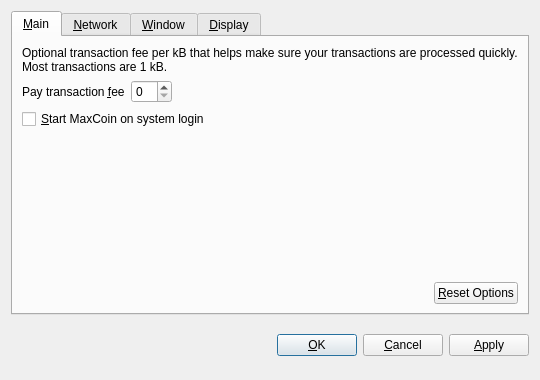
<?xml version="1.0" encoding="UTF-8"?>
<ui version="4.0">
 <class>OptionsDialog</class>
 <widget class="QDialog" name="OptionsDialog">
  <property name="geometry">
   <rect>
    <x>0</x>
    <y>0</y>
    <width>540</width>
    <height>380</height>
   </rect>
  </property>
  <property name="windowTitle">
   <string>Options</string>
  </property>
  <property name="modal">
   <bool>true</bool>
  </property>
  <layout class="QVBoxLayout" name="verticalLayout">
   <item>
    <widget class="QTabWidget" name="tabWidget">
     <property name="tabPosition">
      <enum>QTabWidget::North</enum>
     </property>
     <property name="currentIndex">
      <number>0</number>
     </property>
     <widget class="QWidget" name="tabMain">
      <attribute name="title">
       <string>&amp;Main</string>
      </attribute>
      <layout class="QVBoxLayout" name="verticalLayout_Main">
       <item>
        <widget class="QLabel" name="transactionFeeInfoLabel">
         <property name="text">
          <string>Optional transaction fee per kB that helps make sure your transactions are processed quickly. Most transactions are 1 kB.</string>
         </property>
         <property name="textFormat">
          <enum>Qt::PlainText</enum>
         </property>
         <property name="wordWrap">
          <bool>true</bool>
         </property>
        </widget>
       </item>
       <item>
        <layout class="QHBoxLayout" name="horizontalLayout_1_Main">
         <item>
          <widget class="QLabel" name="transactionFeeLabel">
           <property name="text">
            <string>Pay transaction &amp;fee</string>
           </property>
           <property name="textFormat">
            <enum>Qt::PlainText</enum>
           </property>
           <property name="buddy">
            <cstring>transactionFee</cstring>
           </property>
          </widget>
         </item>
         <item>
          <widget class="BitcoinAmountField" name="transactionFee"/>
         </item>
         <item>
          <spacer name="horizontalSpacer_1_Main">
           <property name="orientation">
            <enum>Qt::Horizontal</enum>
           </property>
           <property name="sizeHint" stdset="0">
            <size>
             <width>40</width>
             <height>20</height>
            </size>
           </property>
          </spacer>
         </item>
        </layout>
       </item>
       <item>
        <widget class="QCheckBox" name="bitcoinAtStartup">
         <property name="toolTip">
          <string>Automatically start MaxCoin after logging in to the system.</string>
         </property>
         <property name="text">
          <string>&amp;Start MaxCoin on system login</string>
         </property>
        </widget>
       </item>
       <item>
        <spacer name="verticalSpacer_Main">
         <property name="orientation">
          <enum>Qt::Vertical</enum>
         </property>
         <property name="sizeHint" stdset="0">
          <size>
           <width>20</width>
           <height>40</height>
          </size>
         </property>
        </spacer>
       </item>
       <item>
        <layout class="QHBoxLayout" name="horizontalLayout_2_Main">
         <item>
          <spacer name="horizontalSpacer_2_Main">
           <property name="orientation">
            <enum>Qt::Horizontal</enum>
           </property>
           <property name="sizeHint" stdset="0">
            <size>
             <width>40</width>
             <height>20</height>
            </size>
           </property>
          </spacer>
         </item>
         <item>
          <widget class="QPushButton" name="resetButton">
           <property name="toolTip">
            <string>Reset all client options to default.</string>
           </property>
           <property name="text">
            <string>&amp;Reset Options</string>
           </property>
           <property name="autoDefault">
            <bool>false</bool>
           </property>
          </widget>
         </item>
        </layout>
       </item>
      </layout>
     </widget>
     <widget class="QWidget" name="tabNetwork">
      <attribute name="title">
       <string>&amp;Network</string>
      </attribute>
      <layout class="QVBoxLayout" name="verticalLayout_Network">
       <item>
        <widget class="QCheckBox" name="mapPortUpnp">
         <property name="toolTip">
          <string>Automatically open the MaxCoin client port on the router. This only works when your router supports UPnP and it is enabled.</string>
         </property>
         <property name="text">
          <string>Map port using &amp;UPnP</string>
         </property>
        </widget>
       </item>
       <item>
        <widget class="QCheckBox" name="connectSocks">
         <property name="toolTip">
          <string>Connect to the MaxCoin network through a SOCKS proxy (e.g. when connecting through Tor).</string>
         </property>
         <property name="text">
          <string>&amp;Connect through SOCKS proxy:</string>
         </property>
        </widget>
       </item>
       <item>
        <layout class="QHBoxLayout" name="horizontalLayout_Network">
         <item>
          <widget class="QLabel" name="proxyIpLabel">
           <property name="text">
            <string>Proxy &amp;IP:</string>
           </property>
           <property name="textFormat">
            <enum>Qt::PlainText</enum>
           </property>
           <property name="buddy">
            <cstring>proxyIp</cstring>
           </property>
          </widget>
         </item>
         <item>
          <widget class="QValidatedLineEdit" name="proxyIp">
           <property name="maximumSize">
            <size>
             <width>140</width>
             <height>16777215</height>
            </size>
           </property>
           <property name="toolTip">
            <string>IP address of the proxy (e.g. 127.0.0.1)</string>
           </property>
          </widget>
         </item>
         <item>
          <widget class="QLabel" name="proxyPortLabel">
           <property name="text">
            <string>&amp;Port:</string>
           </property>
           <property name="textFormat">
            <enum>Qt::PlainText</enum>
           </property>
           <property name="buddy">
            <cstring>proxyPort</cstring>
           </property>
          </widget>
         </item>
         <item>
          <widget class="QLineEdit" name="proxyPort">
           <property name="maximumSize">
            <size>
             <width>55</width>
             <height>16777215</height>
            </size>
           </property>
           <property name="toolTip">
            <string>Port of the proxy (e.g. 9050)</string>
           </property>
          </widget>
         </item>
         <item>
          <widget class="QLabel" name="socksVersionLabel">
           <property name="text">
            <string>SOCKS &amp;Version:</string>
           </property>
           <property name="textFormat">
            <enum>Qt::PlainText</enum>
           </property>
           <property name="buddy">
            <cstring>socksVersion</cstring>
           </property>
          </widget>
         </item>
         <item>
          <widget class="QValueComboBox" name="socksVersion">
           <property name="toolTip">
            <string>SOCKS version of the proxy (e.g. 5)</string>
           </property>
          </widget>
         </item>
         <item>
          <spacer name="horizontalSpacer_Network">
           <property name="orientation">
            <enum>Qt::Horizontal</enum>
           </property>
           <property name="sizeHint" stdset="0">
            <size>
             <width>40</width>
             <height>20</height>
            </size>
           </property>
          </spacer>
         </item>
        </layout>
       </item>
       <item>
        <spacer name="verticalSpacer_Network">
         <property name="orientation">
          <enum>Qt::Vertical</enum>
         </property>
         <property name="sizeHint" stdset="0">
          <size>
           <width>20</width>
           <height>40</height>
          </size>
         </property>
        </spacer>
       </item>
      </layout>
     </widget>
     <widget class="QWidget" name="tabWindow">
      <attribute name="title">
       <string>&amp;Window</string>
      </attribute>
      <layout class="QVBoxLayout" name="verticalLayout_Window">
       <item>
        <widget class="QCheckBox" name="minimizeToTray">
         <property name="toolTip">
          <string>Show only a tray icon after minimizing the window.</string>
         </property>
         <property name="text">
          <string>&amp;Minimize to the tray instead of the taskbar</string>
         </property>
        </widget>
       </item>
       <item>
        <widget class="QCheckBox" name="minimizeOnClose">
         <property name="toolTip">
          <string>Minimize instead of exit the application when the window is closed. When this option is enabled, the application will be closed only after selecting Quit in the menu.</string>
         </property>
         <property name="text">
          <string>M&amp;inimize on close</string>
         </property>
        </widget>
       </item>
       <item>
        <spacer name="verticalSpacer_Window">
         <property name="orientation">
          <enum>Qt::Vertical</enum>
         </property>
         <property name="sizeHint" stdset="0">
          <size>
           <width>20</width>
           <height>40</height>
          </size>
         </property>
        </spacer>
       </item>
      </layout>
     </widget>
     <widget class="QWidget" name="tabDisplay">
      <attribute name="title">
       <string>&amp;Display</string>
      </attribute>
      <layout class="QVBoxLayout" name="verticalLayout_Display">
       <item>
        <layout class="QHBoxLayout" name="horizontalLayout_1_Display">
         <item>
          <widget class="QLabel" name="langLabel">
           <property name="text">
            <string>User Interface &amp;language:</string>
           </property>
           <property name="textFormat">
            <enum>Qt::PlainText</enum>
           </property>
           <property name="buddy">
            <cstring>lang</cstring>
           </property>
          </widget>
         </item>
         <item>
          <widget class="QValueComboBox" name="lang">
           <property name="toolTip">
            <string>The user interface language can be set here. This setting will take effect after restarting MaxCoin.</string>
           </property>
          </widget>
         </item>
        </layout>
       </item>
       <item>
        <layout class="QHBoxLayout" name="horizontalLayout_2_Display">
         <item>
          <widget class="QLabel" name="unitLabel">
           <property name="text">
            <string>&amp;Unit to show amounts in:</string>
           </property>
           <property name="textFormat">
            <enum>Qt::PlainText</enum>
           </property>
           <property name="buddy">
            <cstring>unit</cstring>
           </property>
          </widget>
         </item>
         <item>
          <widget class="QValueComboBox" name="unit">
           <property name="toolTip">
            <string>Choose the default subdivision unit to show in the interface and when sending coins.</string>
           </property>
          </widget>
         </item>
        </layout>
       </item>
       <item>
        <widget class="QCheckBox" name="displayAddresses">
         <property name="toolTip">
          <string>Whether to show MaxCoin addresses in the transaction list or not.</string>
         </property>
         <property name="text">
          <string>&amp;Display addresses in transaction list</string>
         </property>
        </widget>
       </item>
       <item>
        <spacer name="verticalSpacer_Display">
         <property name="orientation">
          <enum>Qt::Vertical</enum>
         </property>
         <property name="sizeHint" stdset="0">
          <size>
           <width>20</width>
           <height>40</height>
          </size>
         </property>
        </spacer>
       </item>
      </layout>
     </widget>
    </widget>
   </item>
   <item>
    <layout class="QHBoxLayout" name="horizontalLayout_Buttons">
     <item>
      <spacer name="horizontalSpacer_1">
       <property name="orientation">
        <enum>Qt::Horizontal</enum>
       </property>
       <property name="sizeHint" stdset="0">
        <size>
         <width>40</width>
         <height>48</height>
        </size>
       </property>
      </spacer>
     </item>
     <item>
      <widget class="QLabel" name="statusLabel">
       <property name="font">
        <font>
         <weight>75</weight>
         <bold>true</bold>
        </font>
       </property>
       <property name="text">
        <string/>
       </property>
       <property name="textFormat">
        <enum>Qt::PlainText</enum>
       </property>
       <property name="wordWrap">
        <bool>true</bool>
       </property>
      </widget>
     </item>
     <item>
      <spacer name="horizontalSpacer_2">
       <property name="orientation">
        <enum>Qt::Horizontal</enum>
       </property>
       <property name="sizeHint" stdset="0">
        <size>
         <width>40</width>
         <height>48</height>
        </size>
       </property>
      </spacer>
     </item>
     <item>
      <widget class="QPushButton" name="okButton">
       <property name="text">
        <string>&amp;OK</string>
       </property>
      </widget>
     </item>
     <item>
      <widget class="QPushButton" name="cancelButton">
       <property name="text">
        <string>&amp;Cancel</string>
       </property>
       <property name="autoDefault">
        <bool>false</bool>
       </property>
      </widget>
     </item>
     <item>
      <widget class="QPushButton" name="applyButton">
       <property name="text">
        <string>&amp;Apply</string>
       </property>
       <property name="autoDefault">
        <bool>false</bool>
       </property>
      </widget>
     </item>
    </layout>
   </item>
  </layout>
 </widget>
 <customwidgets>
  <customwidget>
   <class>BitcoinAmountField</class>
   <extends>QSpinBox</extends>
   <header>bitcoinamountfield.h</header>
  </customwidget>
  <customwidget>
   <class>QValueComboBox</class>
   <extends>QComboBox</extends>
   <header>qvaluecombobox.h</header>
  </customwidget>
  <customwidget>
   <class>QValidatedLineEdit</class>
   <extends>QLineEdit</extends>
   <header>qvalidatedlineedit.h</header>
  </customwidget>
 </customwidgets>
 <resources/>
 <connections/>
</ui>
